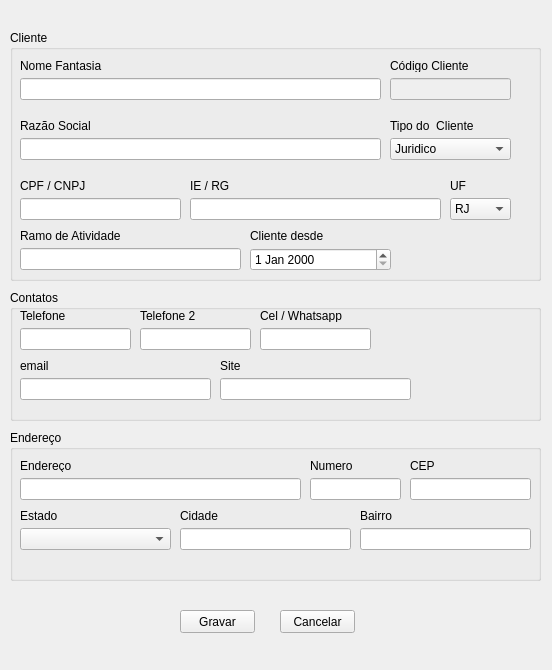
<?xml version="1.0" encoding="UTF-8"?>
<ui version="4.0">
 <class>addCliente</class>
 <widget class="QWidget" name="addCliente">
  <property name="geometry">
   <rect>
    <x>0</x>
    <y>0</y>
    <width>552</width>
    <height>670</height>
   </rect>
  </property>
  <property name="windowTitle">
   <string>Form</string>
  </property>
  <widget class="QGroupBox" name="GrupoEndereco">
   <property name="geometry">
    <rect>
     <x>10</x>
     <y>430</y>
     <width>531</width>
     <height>151</height>
    </rect>
   </property>
   <property name="title">
    <string>Endereço</string>
   </property>
   <widget class="QWidget" name="verticalLayoutWidget_17">
    <property name="geometry">
     <rect>
      <x>10</x>
      <y>30</y>
      <width>281</width>
      <height>41</height>
     </rect>
    </property>
    <layout class="QVBoxLayout" name="verticalLayout_17">
     <item>
      <widget class="QLabel" name="label_17">
       <property name="minimumSize">
        <size>
         <width>0</width>
         <height>2</height>
        </size>
       </property>
       <property name="maximumSize">
        <size>
         <width>16777215</width>
         <height>12</height>
        </size>
       </property>
       <property name="text">
        <string>Endereço</string>
       </property>
      </widget>
     </item>
     <item>
      <widget class="QLineEdit" name="lineEdit_16">
       <property name="text">
        <string/>
       </property>
      </widget>
     </item>
    </layout>
   </widget>
   <widget class="QWidget" name="verticalLayoutWidget_16">
    <property name="geometry">
     <rect>
      <x>170</x>
      <y>80</y>
      <width>171</width>
      <height>41</height>
     </rect>
    </property>
    <layout class="QVBoxLayout" name="verticalLayout_16">
     <item>
      <widget class="QLabel" name="label_16">
       <property name="minimumSize">
        <size>
         <width>0</width>
         <height>2</height>
        </size>
       </property>
       <property name="maximumSize">
        <size>
         <width>16777215</width>
         <height>12</height>
        </size>
       </property>
       <property name="text">
        <string>Cidade</string>
       </property>
      </widget>
     </item>
     <item>
      <widget class="QLineEdit" name="lineEdit_15"/>
     </item>
    </layout>
   </widget>
   <widget class="QWidget" name="verticalLayoutWidget_15">
    <property name="geometry">
     <rect>
      <x>350</x>
      <y>80</y>
      <width>171</width>
      <height>41</height>
     </rect>
    </property>
    <layout class="QVBoxLayout" name="verticalLayout_15">
     <item>
      <widget class="QLabel" name="label_15">
       <property name="minimumSize">
        <size>
         <width>0</width>
         <height>2</height>
        </size>
       </property>
       <property name="maximumSize">
        <size>
         <width>16777215</width>
         <height>12</height>
        </size>
       </property>
       <property name="text">
        <string>Bairro</string>
       </property>
      </widget>
     </item>
     <item>
      <widget class="QLineEdit" name="lineEdit_14"/>
     </item>
    </layout>
   </widget>
   <widget class="QWidget" name="verticalLayoutWidget_18">
    <property name="geometry">
     <rect>
      <x>300</x>
      <y>30</y>
      <width>91</width>
      <height>41</height>
     </rect>
    </property>
    <layout class="QVBoxLayout" name="verticalLayout_18">
     <item>
      <widget class="QLabel" name="label_18">
       <property name="minimumSize">
        <size>
         <width>0</width>
         <height>2</height>
        </size>
       </property>
       <property name="maximumSize">
        <size>
         <width>16777215</width>
         <height>12</height>
        </size>
       </property>
       <property name="text">
        <string>Numero</string>
       </property>
      </widget>
     </item>
     <item>
      <widget class="QLineEdit" name="lineEdit_17"/>
     </item>
    </layout>
   </widget>
   <widget class="QWidget" name="verticalLayoutWidget_19">
    <property name="geometry">
     <rect>
      <x>10</x>
      <y>80</y>
      <width>151</width>
      <height>41</height>
     </rect>
    </property>
    <layout class="QVBoxLayout" name="verticalLayout_19">
     <item>
      <widget class="QLabel" name="label_19">
       <property name="minimumSize">
        <size>
         <width>0</width>
         <height>2</height>
        </size>
       </property>
       <property name="maximumSize">
        <size>
         <width>16777215</width>
         <height>12</height>
        </size>
       </property>
       <property name="text">
        <string>Estado</string>
       </property>
      </widget>
     </item>
     <item>
      <widget class="QComboBox" name="comboBox_2"/>
     </item>
    </layout>
   </widget>
   <widget class="QWidget" name="verticalLayoutWidget_20">
    <property name="geometry">
     <rect>
      <x>400</x>
      <y>30</y>
      <width>121</width>
      <height>41</height>
     </rect>
    </property>
    <layout class="QVBoxLayout" name="verticalLayout_20">
     <item>
      <widget class="QLabel" name="label_20">
       <property name="minimumSize">
        <size>
         <width>0</width>
         <height>2</height>
        </size>
       </property>
       <property name="maximumSize">
        <size>
         <width>16777215</width>
         <height>12</height>
        </size>
       </property>
       <property name="text">
        <string>CEP</string>
       </property>
      </widget>
     </item>
     <item>
      <widget class="QLineEdit" name="lineEdit_18"/>
     </item>
    </layout>
   </widget>
  </widget>
  <widget class="QGroupBox" name="GrupoContato">
   <property name="geometry">
    <rect>
     <x>10</x>
     <y>290</y>
     <width>531</width>
     <height>131</height>
    </rect>
   </property>
   <property name="title">
    <string>Contatos</string>
   </property>
   <widget class="QWidget" name="verticalLayoutWidget_8">
    <property name="geometry">
     <rect>
      <x>10</x>
      <y>20</y>
      <width>111</width>
      <height>41</height>
     </rect>
    </property>
    <layout class="QVBoxLayout" name="verticalLayout_8">
     <item>
      <widget class="QLabel" name="label_8">
       <property name="minimumSize">
        <size>
         <width>0</width>
         <height>2</height>
        </size>
       </property>
       <property name="maximumSize">
        <size>
         <width>16777215</width>
         <height>12</height>
        </size>
       </property>
       <property name="text">
        <string>Telefone</string>
       </property>
      </widget>
     </item>
     <item>
      <widget class="QLineEdit" name="lineEdit_7">
       <property name="text">
        <string/>
       </property>
      </widget>
     </item>
    </layout>
   </widget>
   <widget class="QWidget" name="verticalLayoutWidget_7">
    <property name="geometry">
     <rect>
      <x>130</x>
      <y>20</y>
      <width>111</width>
      <height>41</height>
     </rect>
    </property>
    <layout class="QVBoxLayout" name="verticalLayout_7">
     <item>
      <widget class="QLabel" name="label_7">
       <property name="minimumSize">
        <size>
         <width>0</width>
         <height>2</height>
        </size>
       </property>
       <property name="maximumSize">
        <size>
         <width>16777215</width>
         <height>12</height>
        </size>
       </property>
       <property name="text">
        <string>Telefone 2</string>
       </property>
      </widget>
     </item>
     <item>
      <widget class="QLineEdit" name="lineEdit_6">
       <property name="text">
        <string/>
       </property>
      </widget>
     </item>
    </layout>
   </widget>
   <widget class="QWidget" name="verticalLayoutWidget_9">
    <property name="geometry">
     <rect>
      <x>250</x>
      <y>20</y>
      <width>111</width>
      <height>41</height>
     </rect>
    </property>
    <layout class="QVBoxLayout" name="verticalLayout_9">
     <item>
      <widget class="QLabel" name="label_9">
       <property name="minimumSize">
        <size>
         <width>0</width>
         <height>2</height>
        </size>
       </property>
       <property name="maximumSize">
        <size>
         <width>16777215</width>
         <height>12</height>
        </size>
       </property>
       <property name="text">
        <string>Cel / Whatsapp</string>
       </property>
      </widget>
     </item>
     <item>
      <widget class="QLineEdit" name="lineEdit_8">
       <property name="text">
        <string/>
       </property>
      </widget>
     </item>
    </layout>
   </widget>
   <widget class="QWidget" name="verticalLayoutWidget_11">
    <property name="geometry">
     <rect>
      <x>210</x>
      <y>70</y>
      <width>191</width>
      <height>41</height>
     </rect>
    </property>
    <layout class="QVBoxLayout" name="verticalLayout_11">
     <item>
      <widget class="QLabel" name="label_11">
       <property name="minimumSize">
        <size>
         <width>0</width>
         <height>2</height>
        </size>
       </property>
       <property name="maximumSize">
        <size>
         <width>16777215</width>
         <height>12</height>
        </size>
       </property>
       <property name="text">
        <string>Site</string>
       </property>
      </widget>
     </item>
     <item>
      <widget class="QLineEdit" name="lineEdit_10">
       <property name="text">
        <string/>
       </property>
      </widget>
     </item>
    </layout>
   </widget>
   <widget class="QWidget" name="verticalLayoutWidget_10">
    <property name="geometry">
     <rect>
      <x>10</x>
      <y>70</y>
      <width>191</width>
      <height>41</height>
     </rect>
    </property>
    <layout class="QVBoxLayout" name="verticalLayout_10">
     <item>
      <widget class="QLabel" name="label_10">
       <property name="minimumSize">
        <size>
         <width>0</width>
         <height>2</height>
        </size>
       </property>
       <property name="maximumSize">
        <size>
         <width>16777215</width>
         <height>12</height>
        </size>
       </property>
       <property name="text">
        <string>email</string>
       </property>
      </widget>
     </item>
     <item>
      <widget class="QLineEdit" name="lineEdit_9">
       <property name="text">
        <string/>
       </property>
      </widget>
     </item>
    </layout>
   </widget>
  </widget>
  <widget class="QGroupBox" name="GrupoCliente">
   <property name="geometry">
    <rect>
     <x>10</x>
     <y>30</y>
     <width>531</width>
     <height>251</height>
    </rect>
   </property>
   <property name="title">
    <string>Cliente</string>
   </property>
   <widget class="QWidget" name="verticalLayoutWidget_3">
    <property name="geometry">
     <rect>
      <x>10</x>
      <y>150</y>
      <width>161</width>
      <height>41</height>
     </rect>
    </property>
    <layout class="QVBoxLayout" name="labe">
     <item>
      <widget class="QLabel" name="labelCPF">
       <property name="minimumSize">
        <size>
         <width>0</width>
         <height>2</height>
        </size>
       </property>
       <property name="maximumSize">
        <size>
         <width>16777215</width>
         <height>12</height>
        </size>
       </property>
       <property name="text">
        <string>CPF / CNPJ</string>
       </property>
      </widget>
     </item>
     <item>
      <widget class="QLineEdit" name="txtCpfCnpj">
       <property name="text">
        <string/>
       </property>
      </widget>
     </item>
    </layout>
   </widget>
   <widget class="QWidget" name="verticalLayoutWidget_2">
    <property name="geometry">
     <rect>
      <x>10</x>
      <y>30</y>
      <width>361</width>
      <height>41</height>
     </rect>
    </property>
    <layout class="QVBoxLayout" name="NomeFantasia">
     <item>
      <widget class="QLabel" name="labelNomeFantasia">
       <property name="minimumSize">
        <size>
         <width>0</width>
         <height>2</height>
        </size>
       </property>
       <property name="maximumSize">
        <size>
         <width>16777215</width>
         <height>12</height>
        </size>
       </property>
       <property name="text">
        <string>Nome Fantasia</string>
       </property>
      </widget>
     </item>
     <item>
      <widget class="QLineEdit" name="txtNomeFantasia"/>
     </item>
    </layout>
   </widget>
   <widget class="QWidget" name="verticalLayoutWidget">
    <property name="geometry">
     <rect>
      <x>10</x>
      <y>90</y>
      <width>361</width>
      <height>41</height>
     </rect>
    </property>
    <layout class="QVBoxLayout" name="RazaoSocial">
     <item>
      <widget class="QLabel" name="labelRazaoSoc">
       <property name="minimumSize">
        <size>
         <width>0</width>
         <height>2</height>
        </size>
       </property>
       <property name="maximumSize">
        <size>
         <width>16777215</width>
         <height>12</height>
        </size>
       </property>
       <property name="text">
        <string>Razão Social</string>
       </property>
      </widget>
     </item>
     <item>
      <widget class="QLineEdit" name="txtRazoaSocial"/>
     </item>
    </layout>
   </widget>
   <widget class="QWidget" name="verticalLayoutWidget_4">
    <property name="geometry">
     <rect>
      <x>380</x>
      <y>30</y>
      <width>121</width>
      <height>41</height>
     </rect>
    </property>
    <layout class="QVBoxLayout" name="verticalLayout_4">
     <item>
      <widget class="QLabel" name="label_4">
       <property name="minimumSize">
        <size>
         <width>0</width>
         <height>2</height>
        </size>
       </property>
       <property name="maximumSize">
        <size>
         <width>16777215</width>
         <height>12</height>
        </size>
       </property>
       <property name="text">
        <string>Código Cliente</string>
       </property>
      </widget>
     </item>
     <item>
      <widget class="QLineEdit" name="lineEdit_4">
       <property name="enabled">
        <bool>false</bool>
       </property>
      </widget>
     </item>
    </layout>
   </widget>
   <widget class="QWidget" name="verticalLayoutWidget_5">
    <property name="geometry">
     <rect>
      <x>380</x>
      <y>90</y>
      <width>121</width>
      <height>41</height>
     </rect>
    </property>
    <layout class="QVBoxLayout" name="TipoCliente">
     <item>
      <widget class="QLabel" name="labelTipoCliente">
       <property name="minimumSize">
        <size>
         <width>0</width>
         <height>2</height>
        </size>
       </property>
       <property name="maximumSize">
        <size>
         <width>16777215</width>
         <height>12</height>
        </size>
       </property>
       <property name="text">
        <string>Tipo do  Cliente</string>
       </property>
      </widget>
     </item>
     <item>
      <widget class="QComboBox" name="cmbTipoCliente">
       <item>
        <property name="text">
         <string>Juridico</string>
        </property>
       </item>
       <item>
        <property name="text">
         <string>Fisica</string>
        </property>
       </item>
      </widget>
     </item>
    </layout>
   </widget>
   <widget class="QWidget" name="verticalLayoutWidget_6">
    <property name="geometry">
     <rect>
      <x>180</x>
      <y>150</y>
      <width>251</width>
      <height>41</height>
     </rect>
    </property>
    <layout class="QVBoxLayout" name="IeRg">
     <item>
      <widget class="QLabel" name="labelIeRg">
       <property name="minimumSize">
        <size>
         <width>0</width>
         <height>2</height>
        </size>
       </property>
       <property name="maximumSize">
        <size>
         <width>16777215</width>
         <height>12</height>
        </size>
       </property>
       <property name="text">
        <string>IE / RG</string>
       </property>
      </widget>
     </item>
     <item>
      <widget class="QLineEdit" name="txtIeRg"/>
     </item>
    </layout>
   </widget>
   <widget class="QWidget" name="verticalLayoutWidget_12">
    <property name="geometry">
     <rect>
      <x>10</x>
      <y>200</y>
      <width>221</width>
      <height>41</height>
     </rect>
    </property>
    <layout class="QVBoxLayout" name="ramoAtividade">
     <item>
      <widget class="QLabel" name="labelAtividade">
       <property name="minimumSize">
        <size>
         <width>0</width>
         <height>2</height>
        </size>
       </property>
       <property name="maximumSize">
        <size>
         <width>16777215</width>
         <height>12</height>
        </size>
       </property>
       <property name="text">
        <string>Ramo de Atividade</string>
       </property>
      </widget>
     </item>
     <item>
      <widget class="QLineEdit" name="txtAtividade"/>
     </item>
    </layout>
   </widget>
   <widget class="QWidget" name="verticalLayoutWidget_13">
    <property name="geometry">
     <rect>
      <x>240</x>
      <y>200</y>
      <width>141</width>
      <height>41</height>
     </rect>
    </property>
    <layout class="QVBoxLayout" name="verticalLayout_13">
     <item>
      <widget class="QLabel" name="labelClienteDesde">
       <property name="minimumSize">
        <size>
         <width>0</width>
         <height>2</height>
        </size>
       </property>
       <property name="maximumSize">
        <size>
         <width>16777215</width>
         <height>12</height>
        </size>
       </property>
       <property name="text">
        <string>Cliente desde</string>
       </property>
      </widget>
     </item>
     <item>
      <widget class="QDateEdit" name="dateEditCliente"/>
     </item>
    </layout>
   </widget>
   <widget class="QWidget" name="verticalLayoutWidget_21">
    <property name="geometry">
     <rect>
      <x>440</x>
      <y>150</y>
      <width>61</width>
      <height>41</height>
     </rect>
    </property>
    <layout class="QVBoxLayout" name="campoUf">
     <item>
      <widget class="QLabel" name="labelUf">
       <property name="minimumSize">
        <size>
         <width>0</width>
         <height>2</height>
        </size>
       </property>
       <property name="maximumSize">
        <size>
         <width>16777215</width>
         <height>12</height>
        </size>
       </property>
       <property name="text">
        <string>UF</string>
       </property>
      </widget>
     </item>
     <item>
      <widget class="QComboBox" name="cmboxUf">
       <item>
        <property name="text">
         <string>RJ</string>
        </property>
       </item>
      </widget>
     </item>
    </layout>
   </widget>
  </widget>
  <widget class="QPushButton" name="btnGravar">
   <property name="geometry">
    <rect>
     <x>180</x>
     <y>610</y>
     <width>75</width>
     <height>23</height>
    </rect>
   </property>
   <property name="text">
    <string>Gravar</string>
   </property>
  </widget>
  <widget class="QPushButton" name="btnCancelar">
   <property name="geometry">
    <rect>
     <x>280</x>
     <y>610</y>
     <width>75</width>
     <height>23</height>
    </rect>
   </property>
   <property name="text">
    <string>Cancelar</string>
   </property>
  </widget>
 </widget>
 <tabstops>
  <tabstop>txtNomeFantasia</tabstop>
  <tabstop>lineEdit_4</tabstop>
  <tabstop>txtRazoaSocial</tabstop>
  <tabstop>cmbTipoCliente</tabstop>
  <tabstop>txtCpfCnpj</tabstop>
  <tabstop>txtIeRg</tabstop>
  <tabstop>lineEdit_7</tabstop>
  <tabstop>lineEdit_6</tabstop>
  <tabstop>lineEdit_8</tabstop>
  <tabstop>lineEdit_9</tabstop>
  <tabstop>lineEdit_10</tabstop>
  <tabstop>lineEdit_16</tabstop>
  <tabstop>lineEdit_17</tabstop>
  <tabstop>lineEdit_18</tabstop>
  <tabstop>comboBox_2</tabstop>
  <tabstop>lineEdit_15</tabstop>
  <tabstop>lineEdit_14</tabstop>
  <tabstop>btnGravar</tabstop>
  <tabstop>btnCancelar</tabstop>
 </tabstops>
 <resources/>
 <connections/>
</ui>
